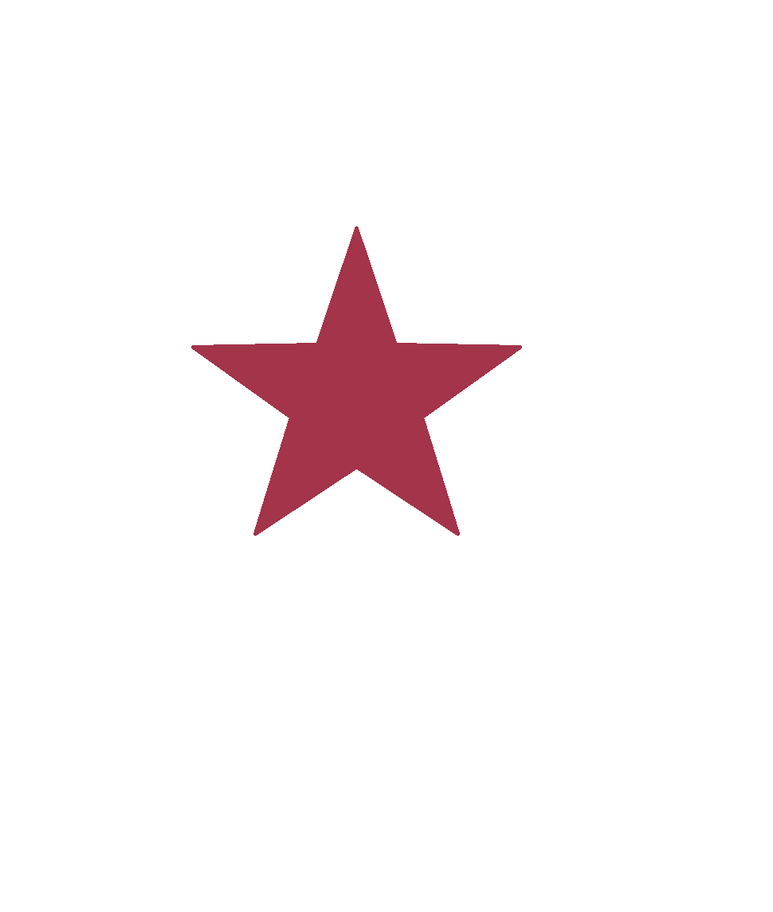
#> input picture CHECKPOINT1.png, 773 x 912 px, shrunk from 970 x 1144 before the run
$ python Masking.py
#> lines starting #> are read from the running program, lines starting #| are printed output that depends on the picture
# Programme for Masking of a image

import cv2 as cv
import numpy as np

# Reading sample image

img = cv.imread('CHECKPOINT1.png', 1)
#> img is the input picture: shape (912, 773, 3); mean B, G, R 245.7, 244.6, 250.3

# Thresholding the image

_, th1 = cv.threshold(img, 200, 255, cv.THRESH_BINARY)
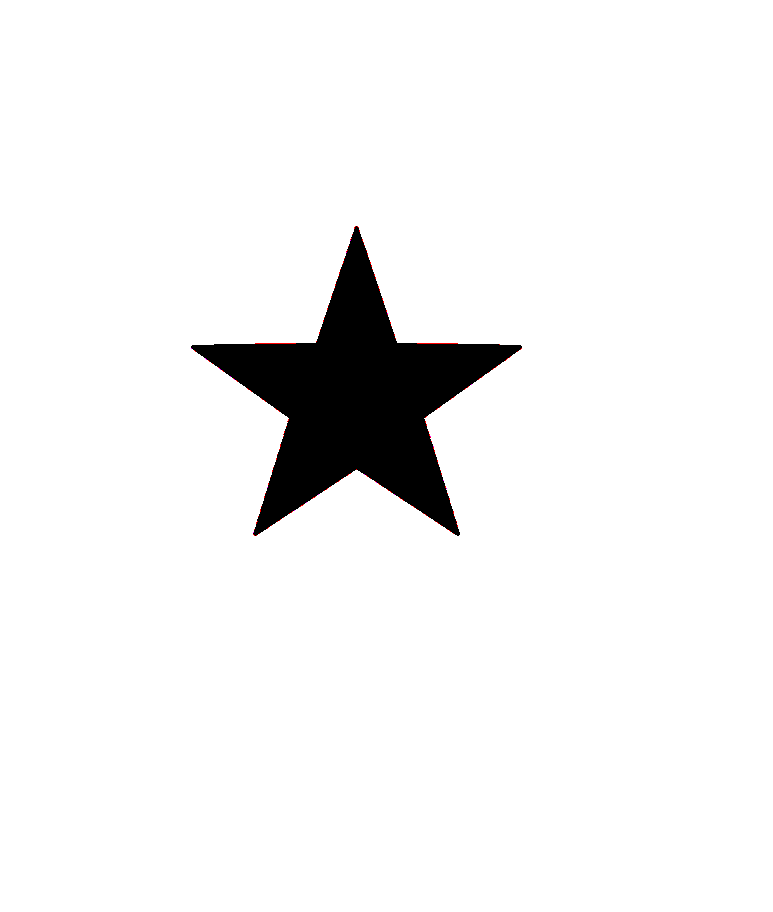
#> th1: shape (912, 773, 3); mean B, G, R 241.8, 241.8, 242

# Taking output after the process

cv.imshow("Sample Image", img)
cv.imshow("Masked Image", th1)

cv.waitKey(0)
cv.destroyAllWindows()
